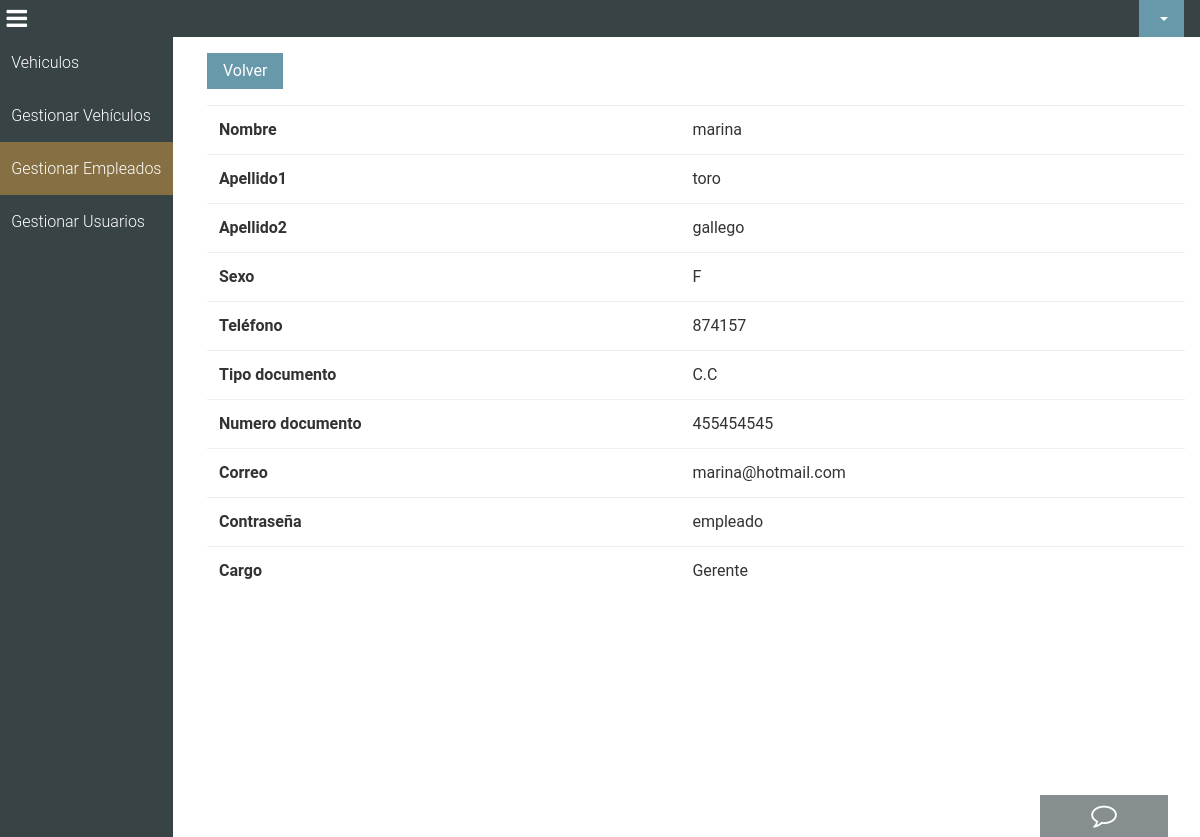
Screenshot of /dashboardadmin/gestion_empleados/consultar_empleado.php?id=1 with the database file from the repository.
### tables this page shows
CREATE TABLE `empleados` (
  `id_empleado` int(11) NOT NULL,
  `nombre` varchar(100) NOT NULL,
  `apellido1` varchar(100) NOT NULL,
  `apellido2` varchar(100) NOT NULL,
  `sexo` varchar(100) NOT NULL,
  `telefono` bigint(20) NOT NULL,
  `tipo_documento` varchar(100) NOT NULL,
  `numero_documento` int(11) NOT NULL,
  `correo` varchar(100) NOT NULL,
  `contrasena` varchar(100) NOT NULL,
  `cargo` varchar(50) NOT NULL
);

### dashboardadmin/gestion_empleados/consultar_empleado.php (the view, shortened to what this page needs)
<?php
  require "../../php/conexion.php";
  if ($_GET) {
    $id    = $_GET['id'];
    $sql   = mysqli_query($con,"SELECT * FROM empleados WHERE id_empleado = $id");
    $row   = mysqli_fetch_array($sql);
  }
  include '../../layouts/header.php';
  include '../../layouts/navbar.php'
?>
  <div class="content">
    <div class="container-fluid">
      <a class="btn btn-primary" href="empleados.php">Volver</a>
      <div class="table-fluid">
        <table class="table">
          <tr>
            <th>Nombre</th>
            <td><?php echo $row['nombre']; ?></td>
          </tr>
          <tr>
            <th>Apellido1</th>
            <td><?php echo $row['apellido1']; ?></td>
          </tr>
          <tr>
            <th>Apellido2</th>
            <td><?php echo $row['apellido2']; ?></td>
          </tr>
          <tr>
            <th>Sexo</th>
            <td><?php echo $row['sexo']; ?></td>
          </tr>
          <tr>
            <th>Teléfono</th>
            <td><?php echo $row['telefono']; ?></td>
          </tr>
          <tr>
            <th>Tipo documento</th>
            <td><?php echo $row['tipo_documento']; ?></td>
          </tr>
          <tr>
            <th>Numero documento</th>
            <td><?php echo $row['numero_documento']; ?></td>
          </tr>
          <tr>
            <th>Correo</th>
            <td><?php echo $row['correo']; ?></td>
          </tr>
          <tr>
            <th>Contraseña</th>
            <td><?php echo $row['contrasena']; ?></td>
          </tr>
          <tr>
            <th>Cargo</th>
            <td><?php echo $row['cargo']; ?></td>
          </tr>
        </table>
      </div>
    </div>
  </div>
<?php include '../../layouts/footer.php' ?>

### css/master.css (style rules this page uses)
body { color: #333; font-family: 'Roboto', sans-serif; }
html, body { height: 100%; }
.btn-primary { background-color: #6799ab; border: none; }
.table-fluid { overflow: auto; }
.btn { border-radius: initial; }
.content { padding-left: 12rem; height: 100%; }
.content div { margin-top: 1rem; }

### rows the page displays
empleados: nombre "marina", apellido1 "toro", apellido2 "gallego", sexo "F", telefono "874157", tipo_documento "C.C", numero_documento "455454545", correo "marina@hotmail.com", contrasena "empleado", cargo "Gerente"
